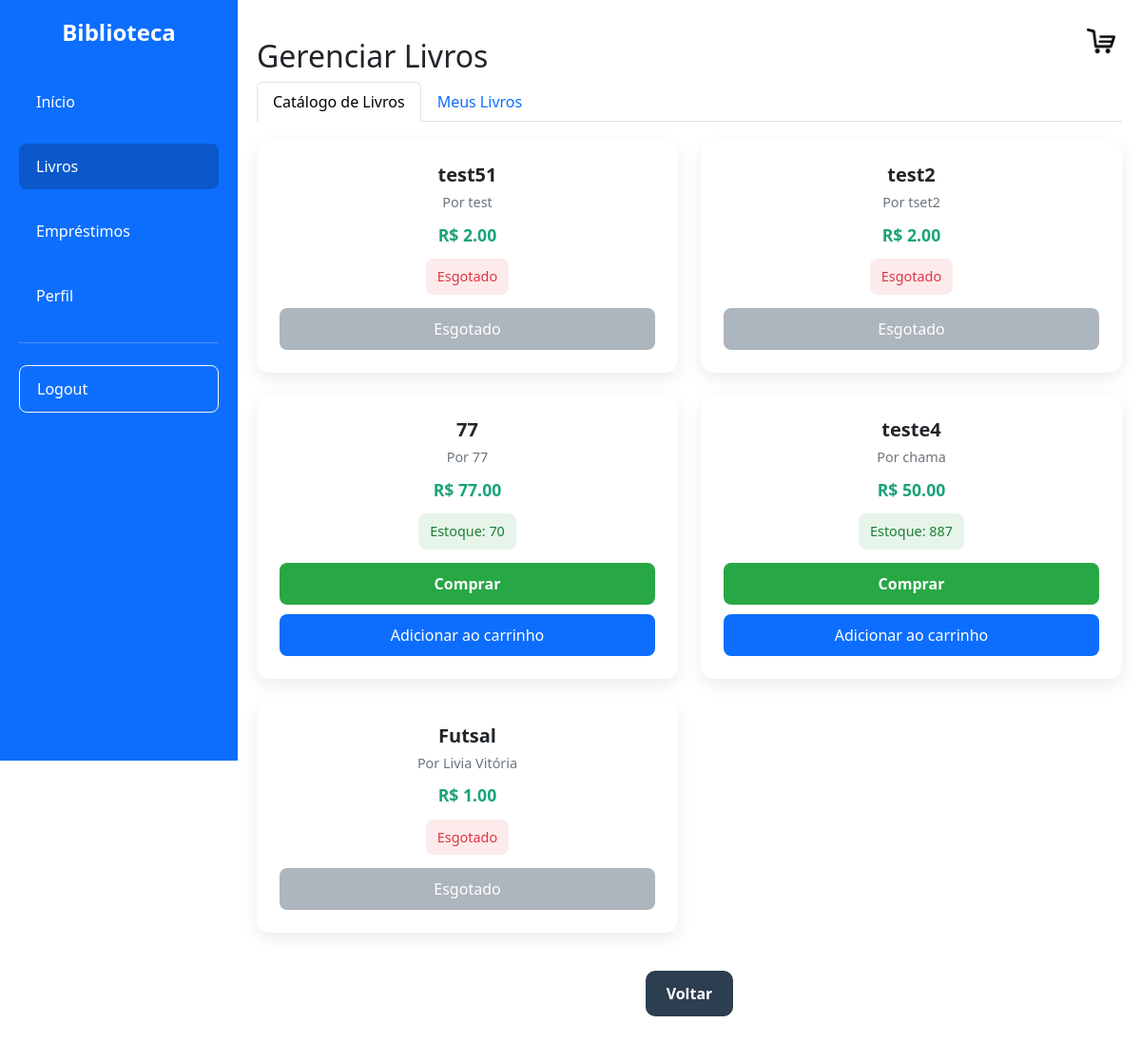
Screenshot of /livros/lista_livros (signed in) with the database file from the repository.
### models/livro.py (models this page shows)
class Livro(db.Model):
    __tablename__ = 'tb_livros'
    liv_id = db.Column(db.Integer, primary_key=True)
    liv_titulo = db.Column(db.String(200), nullable=False)
    liv_descricao = db.Column(db.String(450), nullable=False)
    liv_editora = db.Column(db.String(100))
    liv_ano = db.Column(db.Integer)
    liv_autor = db.Column(db.String(100))
    liv_genero = db.Column(db.String(50))
    liv_quantidade = db.Column(db.Integer)
    liv_preco = db.Column(db.Float, nullable=False, default=0.0)

### controllers/livros.py (the view)
@livros_bp.route("/lista_livros")
@login_required
def lista_livros():
    livros = Livro.query.all()
    emprestimos_usuario = Emprestimo.query.filter_by(
        emp_usu_id=current_user.usu_id
    ).all()
    meus_livros = [emp.livro for emp in emprestimos_usuario]
    return render_template("livros_lista.html", livros=livros, meus_livros=meus_livros)

### templates/livros_lista.html (shortened to what this page needs)
{% extends 'base.html' %}
{% block content %}
  <h2>Gerenciar Livros</h2>
  <ul class="nav nav-tabs" id="livrosTabs" role="tablist">
    <li class="nav-item">
      <button class="nav-link active" id="catalogo-tab" data-bs-toggle="tab" data-bs-target="#catalogo" type="button" role="tab">Catálogo de Livros</button>
    </li>
    <li class="nav-item">
      <button class="nav-link" id="meus-tab" data-bs-toggle="tab" data-bs-target="#meus" type="button" role="tab">Meus Livros</button>
    </li>
  </ul>
  <div class="tab-content mt-3" id="livrosTabsContent">
    <div class="tab-pane fade show active" id="catalogo" role="tabpanel">
      {% if livros %}
        <link rel="stylesheet" href="{{ url_for('static', filename='livros_lista.css') }}" />
        <div class="livros-container">
          {% for livro in livros %}
            <div class="livro-card">
              <div class="livro-info">
                <h3>{{ livro.liv_titulo }}</h3>
                <p class="autor">Por {{ livro.liv_autor }}</p>
                <p class="preco">R$ {{ '%.2f'|format(livro.liv_preco or 0) }}</p>
                {% if livro.liv_quantidade > 0 %}
                  <p class="disponivel">Estoque: {{ livro.liv_quantidade }}</p>
                {% else %}
                  <p class="esgotado">Esgotado</p>
                {% endif %}
                {% if current_user.usu_tipo != 'bibliotecario' %}
                  {% if livro.liv_quantidade > 0 %}
                    <form method="POST" action="{{ url_for('livros.comprar_livro', livro_id=livro.liv_id) }}">
                      <button type="submit" class="btn-comprar">Comprar</button>
                    </form>
                    <form action="{{ url_for('livros.adicionar_ao_carrinho', livro_id=livro.liv_id) }}" method="POST">
                        <button type="submit" class="btn btn-primary">Adicionar ao carrinho</button>
                    </form>
                  {% else %}
                    <button class="btn-esgotado" disabled>Esgotado</button>
                  {% endif %}
                {% endif %}
              </div>
            </div>
          {% endfor %}
        </div>
      {% else %}
        <p>Não há livros cadastrados.</p>
      {% endif %}
    </div>
      {% if meus_livros %}
        <link rel="stylesheet" href="{{ url_for('static', filename='livros_lista.css') }}" />
      {% else %}
        <p>Você ainda não comprou ou emprestou nenhum livro.</p>
      {% endif %}
  </div>
  <div class="botoes-finais">
    <a href="{{ url_for('main.index') }}" class="btn-voltar_inicio">Voltar</a>
  </div>
{% endblock %}

### templates/base.html (shortened to what this page needs)
<!DOCTYPE html>
<html lang="pt-br">
<head>
  <link href="https://cdn.jsdelivr.net/npm/bootstrap@5.3.0/dist/css/bootstrap.min.css" rel="stylesheet">
  <link rel="stylesheet" href="{{ url_for('static', filename='style.css') }}">
  <link rel="stylesheet" href="{{ url_for('static', filename='flash.css') }}">
</head>
<body>
  <div class="sidebar">
    <h4 class="text-center mb-4">Biblioteca</h4>
    <a href="{{ url_for('main.index') }}" class="nav-link {% if request.endpoint == 'main.index' %}active{% endif %}">Início</a>
    <a href="{{ url_for('livros.lista_livros') }}" class="nav-link {% if request.endpoint == 'livros.lista_livros' %}active{% endif %}">Livros</a>
    <a href="{{ url_for('livros.emprestimo_livro') }}" class="nav-link {% if request.endpoint == 'livros.emprestimo_livro' %}active{% endif %}">Empréstimos</a>
    <a href="{{ url_for('main.perfil') }}" class="nav-link {% if request.endpoint == 'main.perfil' %}active{% endif %}">Perfil</a>
    <hr class="bg-light">
    <a href="{{ url_for('auth.logout') }}" class="btn btn-outline-light mt-2">Logout</a>
  </div>
  <div class="content">
    <a href="{{ url_for('carrinho.ver_carrinho') }}" class="img">
      <img src="{{ url_for('static', filename='img/carrinho.png') }}" alt="carrinho" width="30">
    </a>
    {% block content %}{% endblock %}
  </div>
</body>
</html>

### static/style.css (style rules this page uses)
.sidebar { position: fixed; top: 0; left: 0; height: 100vh; width: 250px; background-color: #0d6efd; padding-top: 20px; padding: 20px; color: white; z-index: 1030; display: flex; flex-direction: column; box-sizing: border-box; }
.sidebar h4 { width: 100%; text-align: center; margin-bottom: 25px; font-weight: 600; }
.sidebar a { color: white; padding: 12px 18px; width: 100%; text-decoration: none; font-weight: 500; display: flex; align-items: center; border-radius: 8px; gap: 10px; white-space: nowrap; overflow: hidden; text-overflow: ellipsis; transition: background-color 0.25s ease, color 0.25s ease; margin: 10px 0; }
.sidebar a:hover, .sidebar a.active { background-color: #0a58ca; }
.sidebar hr { width: 100%; border-color: rgba(255, 255, 255, 0.4); margin: 15px 0; }
.sidebar .btn { margin-top: auto; }
.content { padding: 40px 20px 40px 270px; transition: padding-left 0.3s ease; }
.content .img { position: absolute; top: 20px; right: 20px; width: 45px; height: 45px; display: flex; align-items: center; justify-content: center; cursor: pointer; }

### static/livros_lista.css (style rules this page uses)
* { box-sizing: border-box; }
.livros-container { display: grid; grid-template-columns: repeat(auto-fill, minmax(300px, 1fr)); gap: 24px; margin-top: 20px; }
.livro-card { background: #ffffff; border-radius: 14px; padding: 24px; box-shadow: 0 6px 18px rgba(0, 0, 0, 0.08); transition: transform 0.2s ease, box-shadow 0.2s ease; }
.livro-info { text-align: center; }
.livro-info h3 { font-size: 1.25rem; margin-bottom: 6px; font-weight: 600; }
.autor { font-size: 0.9rem; color: #6c757d; margin-bottom: 10px; }
.preco { font-size: 1.1rem; font-weight: 600; color: #1aa37a; margin-bottom: 12px; }
.disponivel { background: #e6f4ea; color: #1e7e34; padding: 8px 12px; border-radius: 8px; font-size: 0.9rem; margin-bottom: 14px; display: inline-block; }
.esgotado { background: #fdeaea; color: #dc3545; padding: 8px 12px; border-radius: 8px; font-size: 0.9rem; margin-bottom: 14px; display: inline-block; }
.btn-comprar { background: #28a745; color: #fff; border: none; padding: 10px 16px; border-radius: 8px; font-weight: 600; width: 100%; margin-bottom: 10px; cursor: pointer; }
.btn-primary { background: #0d6efd; border: none; padding: 10px 16px; border-radius: 8px; width: 100%; font-weight: 500; }
.btn-esgotado { background: #adb5bd; color: #fff; border: none; padding: 10px 16px; border-radius: 8px; width: 100%; cursor: not-allowed; }
.botoes-finais { display: flex; justify-content: center; gap: 20px; margin: 40px 0; }
.btn-voltar_inicio { background: #2c3e50; color: #fff; padding: 12px 22px; border-radius: 10px; text-decoration: none; font-weight: 600; }

### rows the page displays
Livro: liv_titulo "test51", liv_autor "test", liv_preco "2.00", liv_quantidade "Esgotado"
Livro: liv_titulo "test2", liv_autor "tset2", liv_preco "2.00", liv_quantidade "Esgotado"
Livro: liv_titulo "77", liv_autor "77", liv_preco "77.00", liv_quantidade "70"
Livro: liv_titulo "teste4", liv_autor "chama", liv_preco "50.00", liv_quantidade "887"
Livro: liv_titulo "Futsal", liv_autor "Livia Vitória", liv_preco "1.00", liv_quantidade "Esgotado"
